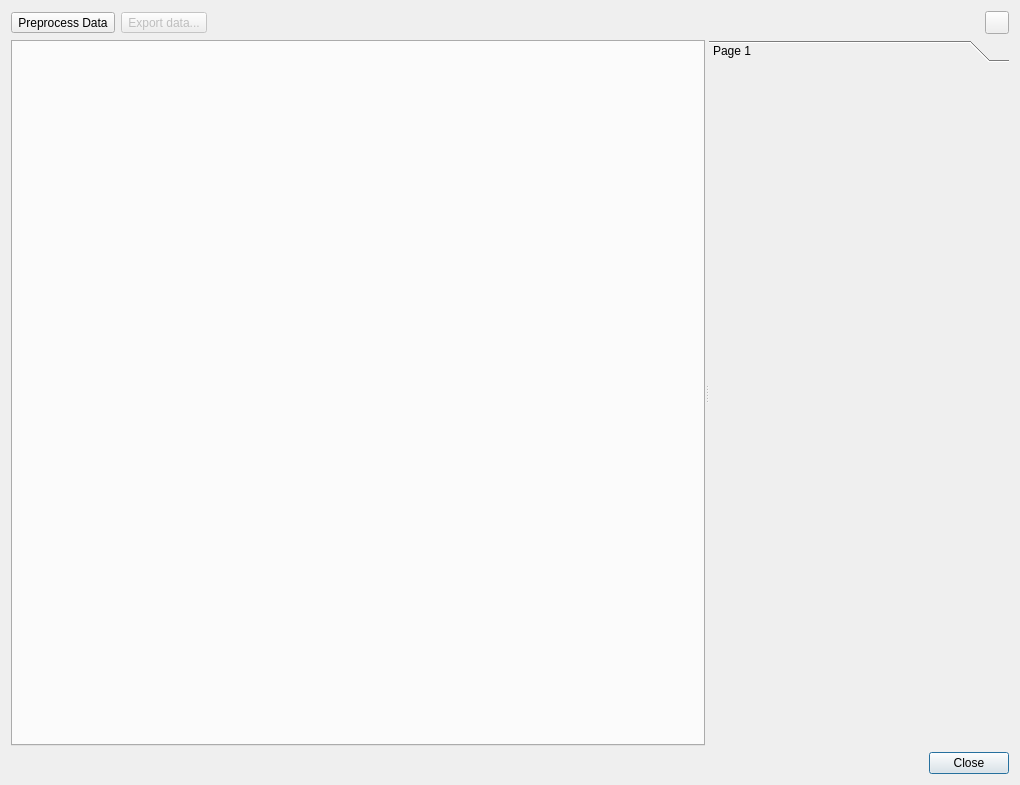
<?xml version="1.0" encoding="UTF-8"?>
<ui version="4.0">
 <author>Anton Rau</author>
 <class>AnimalGateDialog</class>
 <widget class="QDialog" name="AnimalGateDialog">
  <property name="geometry">
   <rect>
    <x>0</x>
    <y>0</y>
    <width>1020</width>
    <height>785</height>
   </rect>
  </property>
  <property name="windowTitle">
   <string>AnimalGate</string>
  </property>
  <layout class="QVBoxLayout" name="verticalLayout">
   <item>
    <layout class="QHBoxLayout" name="toolbarLayout">
     <item>
      <widget class="QToolButton" name="toolButtonPreprocess">
       <property name="text">
        <string>Preprocess Data</string>
       </property>
       <property name="icon">
        <iconset resource="../../../../../resources/resources.qrc">
         <normaloff>:/icons/preprocess.png</normaloff>:/icons/preprocess.png</iconset>
       </property>
       <property name="toolButtonStyle">
        <enum>Qt::ToolButtonStyle::ToolButtonTextBesideIcon</enum>
       </property>
      </widget>
     </item>
     <item>
      <widget class="QToolButton" name="toolButtonExport">
       <property name="enabled">
        <bool>false</bool>
       </property>
       <property name="text">
        <string>Export data...</string>
       </property>
       <property name="icon">
        <iconset resource="../../../../../resources/resources.qrc">
         <normaloff>:/icons/icons8-export-16.png</normaloff>:/icons/icons8-export-16.png</iconset>
       </property>
       <property name="toolButtonStyle">
        <enum>Qt::ToolButtonStyle::ToolButtonTextBesideIcon</enum>
       </property>
      </widget>
     </item>
     <item>
      <spacer name="horizontalSpacer">
       <property name="orientation">
        <enum>Qt::Orientation::Horizontal</enum>
       </property>
       <property name="sizeHint" stdset="0">
        <size>
         <width>40</width>
         <height>20</height>
        </size>
       </property>
      </spacer>
     </item>
     <item>
      <widget class="QToolButton" name="toolButtonHelp">
       <property name="icon">
        <iconset resource="../../../../../resources/resources.qrc">
         <normaloff>:/icons/icons8-help-16.png</normaloff>:/icons/icons8-help-16.png</iconset>
       </property>
      </widget>
     </item>
    </layout>
   </item>
   <item>
    <widget class="QSplitter" name="splitter">
     <property name="sizePolicy">
      <sizepolicy hsizetype="Expanding" vsizetype="Expanding">
       <horstretch>0</horstretch>
       <verstretch>0</verstretch>
      </sizepolicy>
     </property>
     <property name="orientation">
      <enum>Qt::Orientation::Horizontal</enum>
     </property>
     <widget class="QTabWidget" name="tabWidget">
      <property name="currentIndex">
       <number>-1</number>
      </property>
     </widget>
     <widget class="QToolBox" name="toolBox">
      <property name="maximumSize">
       <size>
        <width>300</width>
        <height>16777215</height>
       </size>
      </property>
      <widget class="QWidget" name="page">
       <property name="geometry">
        <rect>
         <x>0</x>
         <y>0</y>
         <width>300</width>
         <height>676</height>
        </rect>
       </property>
       <attribute name="label">
        <string>Page 1</string>
       </attribute>
      </widget>
     </widget>
    </widget>
   </item>
   <item>
    <widget class="QDialogButtonBox" name="buttonBox">
     <property name="orientation">
      <enum>Qt::Orientation::Horizontal</enum>
     </property>
     <property name="standardButtons">
      <set>QDialogButtonBox::StandardButton::Close</set>
     </property>
    </widget>
   </item>
  </layout>
 </widget>
 <resources>
  <include location="../../../../../resources/resources.qrc"/>
 </resources>
 <connections>
  <connection>
   <sender>buttonBox</sender>
   <signal>accepted()</signal>
   <receiver>AnimalGateDialog</receiver>
   <slot>accept()</slot>
   <hints>
    <hint type="sourcelabel">
     <x>248</x>
     <y>254</y>
    </hint>
    <hint type="destinationlabel">
     <x>157</x>
     <y>274</y>
    </hint>
   </hints>
  </connection>
  <connection>
   <sender>buttonBox</sender>
   <signal>rejected()</signal>
   <receiver>AnimalGateDialog</receiver>
   <slot>reject()</slot>
   <hints>
    <hint type="sourcelabel">
     <x>316</x>
     <y>260</y>
    </hint>
    <hint type="destinationlabel">
     <x>286</x>
     <y>274</y>
    </hint>
   </hints>
  </connection>
 </connections>
</ui>
